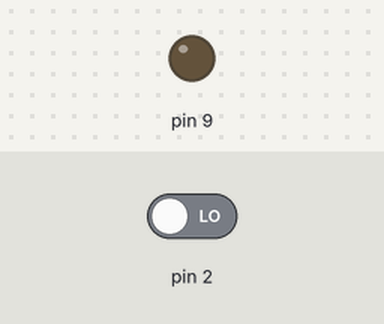
The sketch below on a simulated Arduino Uno, built with avr-gcc and run on an emulated ATmega328P. Parts: output pins drawn as LEDs (lit = HIGH). The inputs (shaded band) are chosen by the test bench; at power-on: pin 2 LOW.

Above: at 1.2 s.
1.3 s: pin 2 driven HIGH
At 1.9 s:
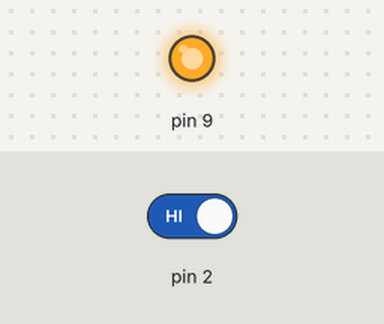
2.8 s: pin 2 driven LOW
At 4.2 s:
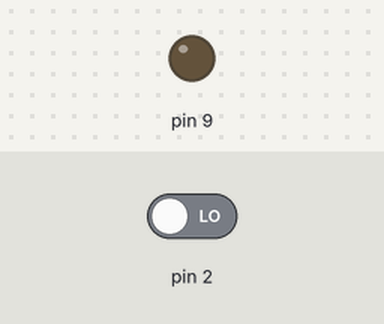
Timing chart, 0 to 5.8 s (numbered marks = the images above; inputs shaded):
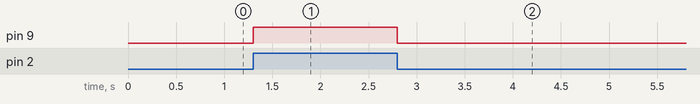

The sketch:

motor_basic.ino
```cpp
int state = 0;
void setup()
{
pinMode(9,OUTPUT);
pinMode(2,INPUT);
}

void loop()
{
state = digitalRead(2);

if(state == HIGH){
  digitalWrite(9,HIGH);

}else{
digitalWrite(9,LOW);
}
}
```

Measured:
- after the input at 1.3 s, pin 9: LOW → HIGH at once
- after the input at 2.8 s, pin 9: HIGH → LOW at once
